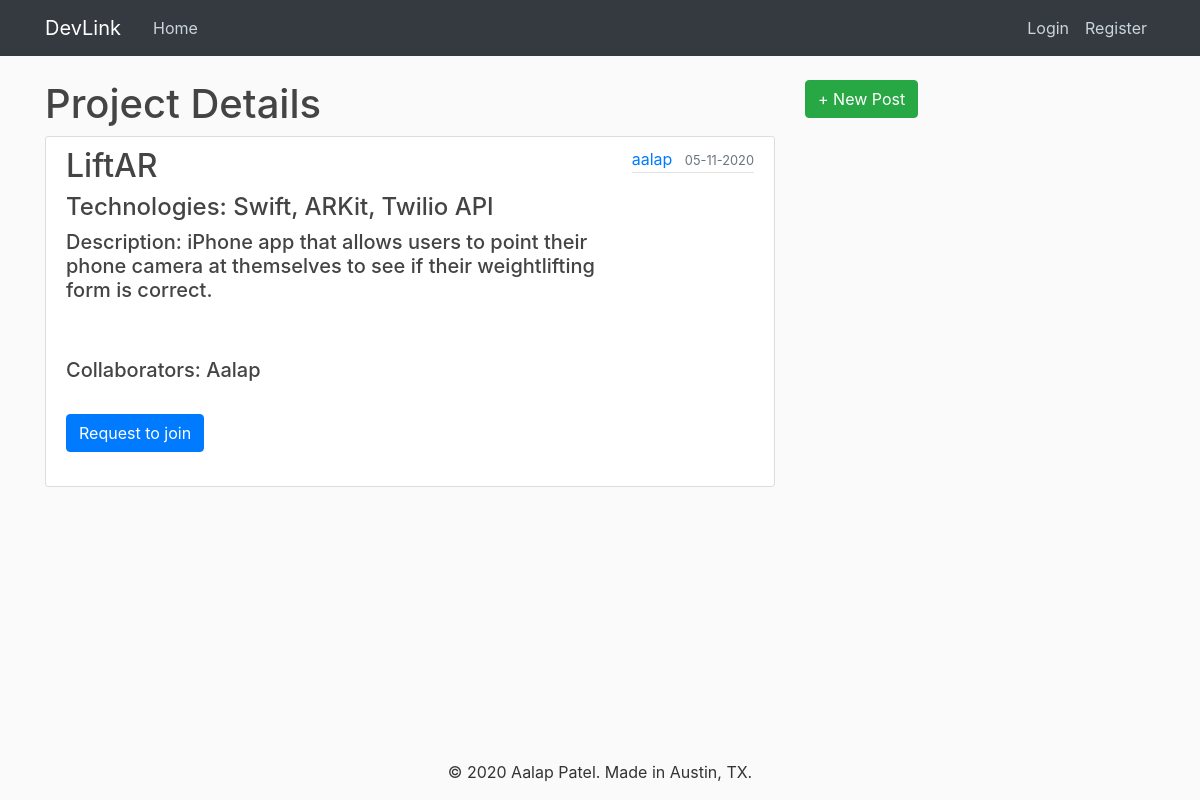
/post/1, run on the app's committed database.
### devlink/models.py (models this page shows, shortened)
class Post(db.Model):
    id = db.Column(db.Integer, primary_key=True)
    title = db.Column(db.String(100), nullable=False)
    date_posted = db.Column(db.DateTime, nullable=False,
                            default=datetime.utcnow)
    content = db.Column(db.Text, nullable=False)
    technologies = db.Column(db.Text, nullable=False)
    collaborators = db.Column(db.Text, nullable=False)
    user_id = db.Column(db.Integer, db.ForeignKey('user.id'), nullable=False)

class User(db.Model, UserMixin):
    id = db.Column(db.Integer, primary_key=True)
    username = db.Column(db.String(20), unique=True, nullable=False)
    email = db.Column(db.String(120), unique=True, nullable=False)
    image_file = db.Column(db.String(20), nullable=False,
                           default='default.jpg')
    password = db.Column(db.String(60), nullable=False)
    posts = db.relationship('Post', backref='author', lazy=True)

### devlink/routes.py (the view)
@app.route("/post/<post_id>")
def post(post_id):
    post = Post.query.get_or_404(post_id)
    return render_template('post.html', title=post.title, post=post)

### devlink/templates/post.html (shortened to what this page needs)
{% extends "layout.html" %}
{% block content %}
<h1>Project Details</h1>
        <article class="media content-section">
          <div class="media-body">
            <h2 class="article-title">{{ post.title }}</h2>
            <h4 class="article-content">Technologies: {{ post.technologies }}</h4>
            <h5 class="article-content">Description: {{ post.content }}</h5>
            <br>
            <br>
             <h5 class="article-content">Collaborators: {{ post.collaborators }}</h5>
             <br>
            <a class="btn btn-primary" href="mailto:{{post.author.email}}?Subject=[DevLink]%20Request%20to%20join%20{{post.title}}" target="_top">Request to join</a>
            <br><br>
          </div>
             <div class="article-metadata">
              <a class="mr-2" href="{{ url_for('user_posts', username=post.author.username, page=page_num) }}">{{ post.author.username }}</a>
              <small class="text-muted">{{ post.date_posted.strftime('%m-%d-%Y') }}</small>
          </div>
        </article>
{% endblock content %}

### devlink/templates/layout.html (shortened to what this page needs)
<!DOCTYPE html>
<html>
<head>
    <link rel="stylesheet" href="https://maxcdn.bootstrapcdn.com/bootstrap/4.0.0/css/bootstrap.min.css">
    <link rel="stylesheet" type="text/css" href="{{ url_for('static', filename='main.css') }}">
</head>
<body>
    <header class="site-header">
      <nav class="navbar navbar-expand-md navbar-dark bg-dark fixed-top">
        <div class="container">
          <a class="navbar-brand mr-4" href="/">DevLink</a>
          <div class="collapse navbar-collapse" id="navbarToggle">
            <div class="navbar-nav mr-auto">
              <a class="nav-item nav-link" href="{{ url_for('home') }}">Home</a>
            </div>
            <div class="navbar-nav">
            {% if current_user.is_authenticated %}
              <a class="nav-item nav-link" href="{{ url_for('account') }}">Account</a>
              <a class="nav-item nav-link" href="{{ url_for('logout') }}">Logout</a>
            {% else %}
              <a class="nav-item nav-link" href="{{ url_for('login') }}">Login</a>
              <a class="nav-item nav-link" href="{{ url_for('register') }}">Register</a>
            {% endif %}
            </div>
          </div>
        </div>
      </nav>
    </header>
    <main role="main" class="container">
      <div class="row">
        <div class="col-md-8">
          {% block content %}{% endblock %}
        </div>
        <div class="col-md-4">
        <a class="btn btn-success" href="{{ url_for('new_post') }}" role="button">+ New Post</a>
        <br><br>
        </div>
      </div>
    </main>
</body>
<footer>
  <div class="footer-copyright text-center py-3 fixed-bottom">© 2020 Aalap Patel. Made in Austin, TX.</div>
</footer>
</html>

### devlink/static/main.css (style rules this page uses)
body { background: #fafafa; color: #333333; margin-top: 5rem; }
h1, h2, h3, h4, h5, h6 { color: #444444; }
.site-header .navbar-nav .nav-link { color: #cbd5db; }
.content-section { background: #ffffff; padding: 10px 20px; border: 1px solid #dddddd; border-radius: 3px; margin-bottom: 20px; }
.article-title { color: #444444; }
.article-content { white-space: pre-line; }
.article-metadata { padding-bottom: 1px; margin-bottom: 4px; border-bottom: 1px solid #e3e3e3 }

### data on the page
Post: title "LiftAR", technologies "Swift, ARKit, Twilio API", content "iPhone app that allows users to point their phone camera at themselves to see if their weightlifting form is correct.", collaborators "Aalap", date_posted "05-11-2020"
User: author.username "aalap"
